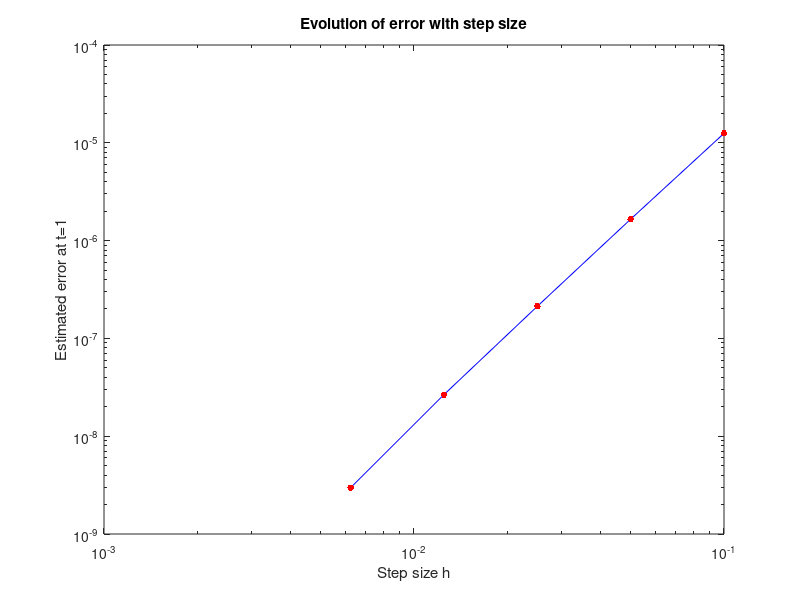

Recreate this plot in MATLAB.
function [] = LAB2A()
 % Function for LAB2 question A. 
% Authors: David Weicker and Florentin Goyens
close all;

N = [320 160 80 40 20 10];
value = zeros(1,length(N));
init = [1 0]'; %initial conditions

% Solve equation
for j = 1:length(N)
    n = N(j);
    u = [init zeros(2,n)];
    h = 1/n;
    for i=1:n
        k1 = vanderpol(i*h,u(:,i));
        k2 = vanderpol((i+1)*h,u(:,i)+h*k1);
        k3 = vanderpol((i+0.5)*h,u(:,i)+h*k1./4+h*k2./4);
        u(:,i+1) = u(:,i)+h*(k1+k2+4*k3)./6;
    end
    value(j) = u(1,end);
end

% Plot error to estimate the order of the method
error = abs(value-value(1));% for h
loglog(1./N,error,'b-',1./N,error,'r.','MarkerSize',15); 
title('Evolution of error with step size');
xlabel('Step size h');
ylabel('Estimated error at t=1');
end

function dudt = vanderpol(t,u)
%System of ODE's for Van Der Pol's equation
epsilon = 1;
dudt = u;
dudt(1) = u(2);
dudt(2) = -u(1) - epsilon*(u(1)*u(1)-1)*u(2);
end
